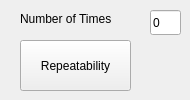
          <widget class="QWidget" name="tab_5">
           <attribute name="title">
            <string>Test</string>
           </attribute>
           <widget class="QPushButton" name="btnRepeat">
            <property name="geometry">
             <rect>
              <x>20</x>
              <y>40</y>
              <width>111</width>
              <height>51</height>
             </rect>
            </property>
            <property name="text">
             <string>Repeatability</string>
            </property>
           </widget>
           <widget class="QLineEdit" name="txtNumofTimes">
            <property name="geometry">
             <rect>
              <x>150</x>
              <y>10</y>
              <width>31</width>
              <height>25</height>
             </rect>
            </property>
            <property name="text">
             <string>0</string>
            </property>
           </widget>
           <widget class="QLabel" name="label_85">
            <property name="geometry">
             <rect>
              <x>20</x>
              <y>10</y>
              <width>131</width>
              <height>19</height>
             </rect>
            </property>
            <property name="frameShape">
             <enum>QFrame::NoFrame</enum>
            </property>
            <property name="frameShadow">
             <enum>QFrame::Raised</enum>
            </property>
            <property name="text">
             <string>&lt;html&gt;&lt;head/&gt;&lt;body&gt;&lt;p&gt;Number of Times&lt;/p&gt;&lt;/body&gt;&lt;/html&gt;</string>
            </property>
           </widget>
          </widget>
